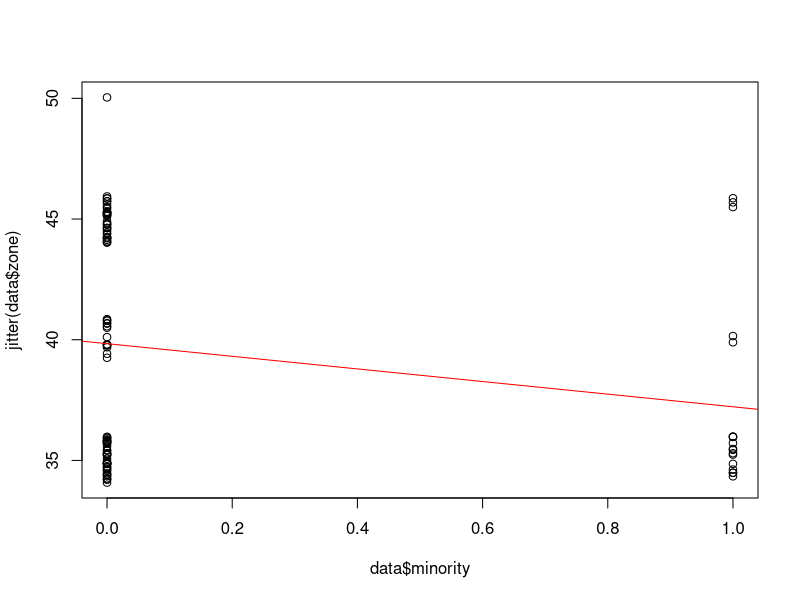
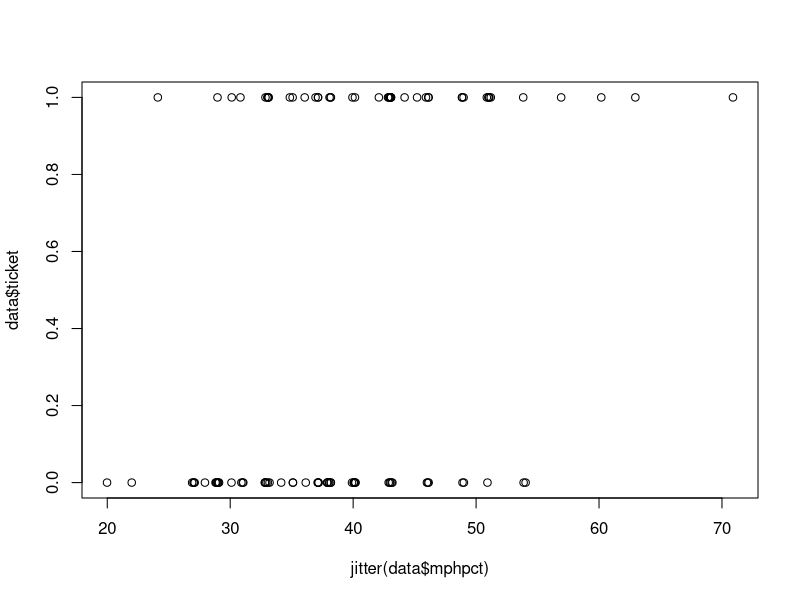
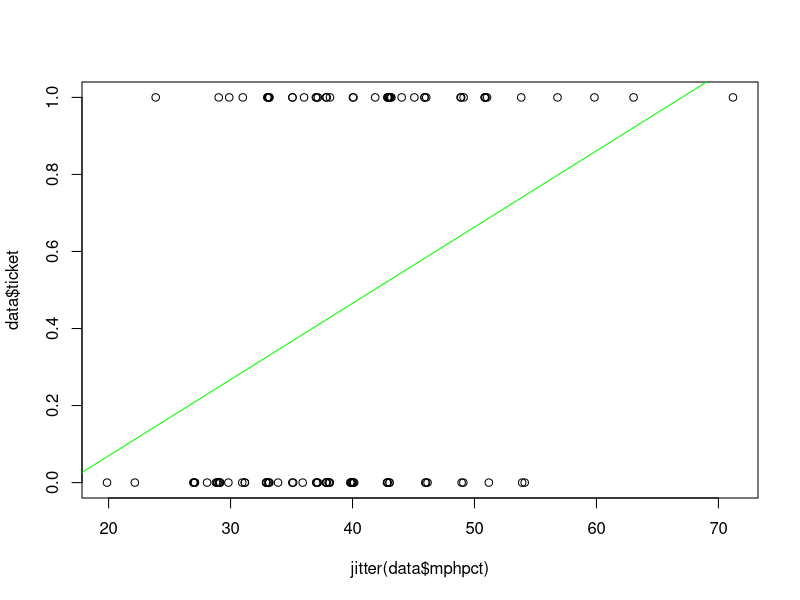
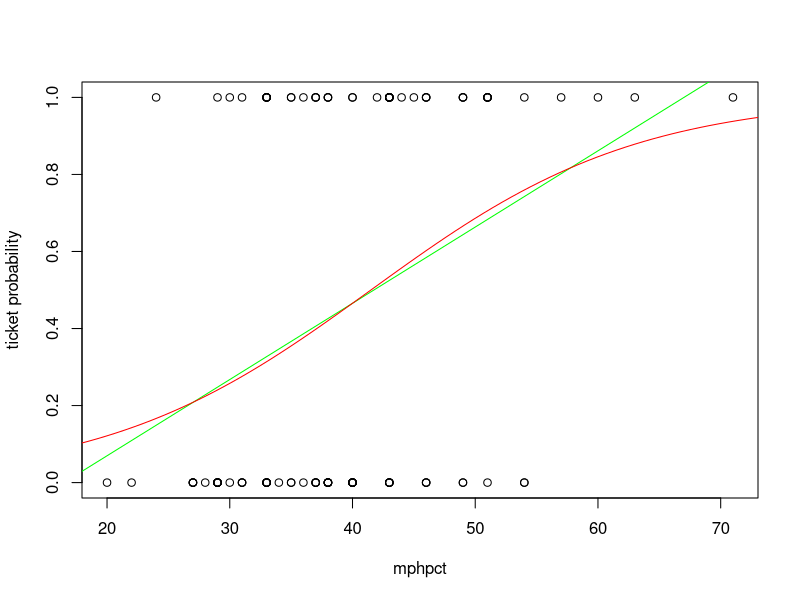
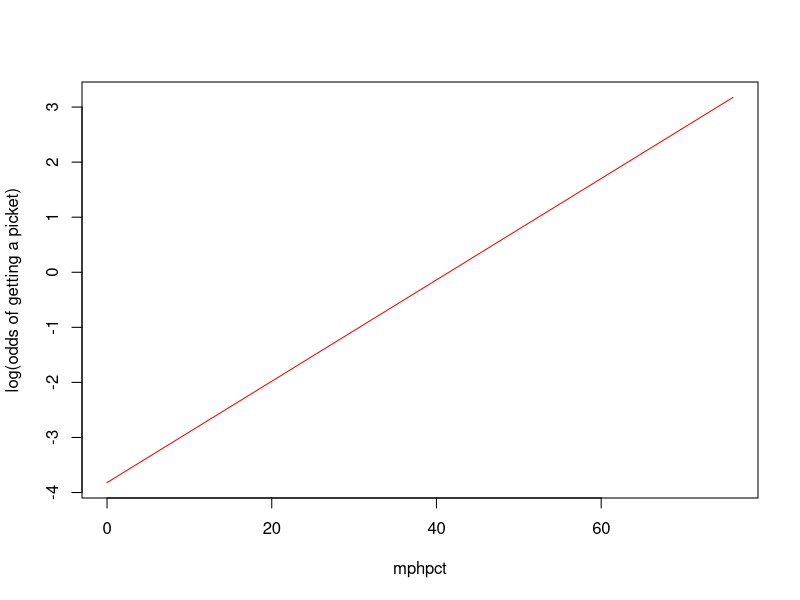
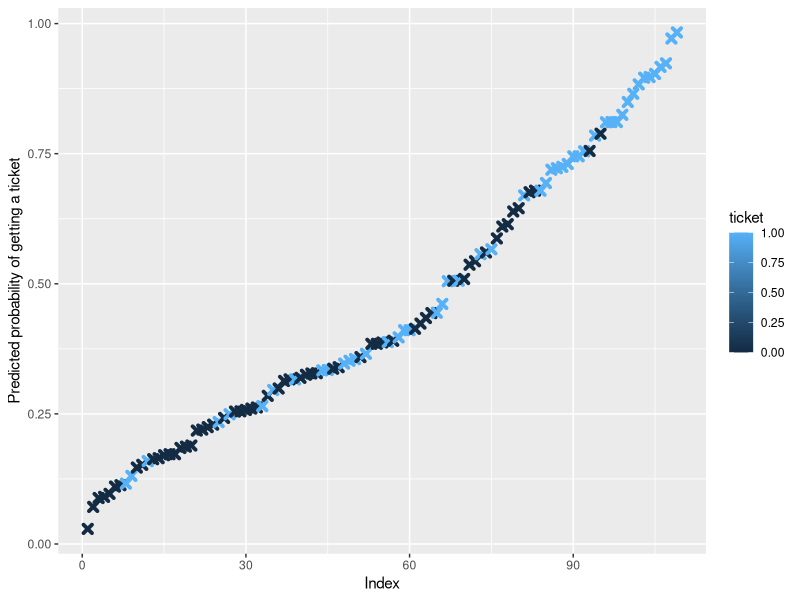

R code for these plots, in order:
## ---- chunk 1
library(readr)
library(dplyr)
library(tidyr)
library(ggplot2)
## ---- chunk 2
data <- read_csv('data/boston.csv')
## ---- chunk 3
str(data)
## ---- chunk 4
data <- select(data, ticket, day, mph, zone, mphover, mphpct, age, minority, female)
head(data)
## ---- chunk 5
apply(is.na(data), 2, which)
## ---- chunk 6
nrow(data)
data <- drop_na(data)
nrow(data)
## ---- chunk 7

data <- read_csv('data/boston.csv') %>%
  select(ticket,day,mph,zone,mphover,mphpct,age,minority,female) %>%
  drop_na()

summary(data)
## ---- chunk 8
xtabs(~ticket, data=data)
## ---- chunk 9
data %>%
  group_by(minority) %>%
  summarise(freq=n(),mean=mean(zone)) %>%
  round(., 2)

## ---- chunk 10
m.binary_independent <- lm(zone ~ minority, data=data)
plot(data$minority, jitter(data$zone))
abline(m.binary_independent, col="red")
## ---- chunk 11
summary(m.binary_independent)
## ---- chunk 12
plot(jitter(data$mphpct), data$ticket)
## ---- chunk 13
m.linear <- lm(ticket ~ mphpct, data=data)
summary(m.linear)
## ---- chunk 14
plot(jitter(data$mphpct), data$ticket)
abline(m.linear, col='green')
## ---- chunk 15
print(m.linear)
## ---- chunk 16
-0.326162 + 0.019792 * 71
## ---- chunk 17
# recreate our previous plot
plot(data$mphpct, data$ticket, xlab="mphpct", ylab="ticket probability")
m.linear <- lm(ticket ~ mphpct, data=data)
abline(m.linear, col='green')

# add logit function plot

# create a logistic regression model:
m.logistic <- glm(ticket ~ mphpct, data=data, family='binomial')

# create a list of 100 mphpct values between 0 and 5 more than our highest value:
plotData <- data.frame(mphpct=seq(0,max(data$mphpct) + 5, len=100))

# Us our model to add the predicted probability of getting a ticket for those mphpct values:
plotData$ticket = predict(m.logistic, newdata=plotData, type='response')

# plot it:
lines(ticket~mphpct, plotData, col='red')
## ---- chunk 18
# add log odds values to our plot data
plotData$ticketLogOdds = log(plotData$ticket / (1 - plotData$ticket))

# plot the log ods of getting a ticket ~ mphpct
plot(plotData$mphpct, plotData$ticketLogOdds, type="l", col="red", ylab="log(odds of getting a picket)", xlab="mphpct")
## ---- chunk 19
data %>%
  group_by(ticket) %>%
  summarise(freq=n(),prob=(n()/nrow(.)),odds=prob/(1-prob), logodds=log(odds)) %>%
  round(., 4)
## ---- chunk 20
m.null <- glm(ticket ~ 1, data=data, family='binomial')
summary(m.null)
## ---- chunk 21
exp(coef(m.null))
## ---- chunk 22
m.mphpct <- glm(ticket ~ mphpct, data=data, family='binomial')
summary(m.mphpct)
## ---- chunk 23
exp(coef(m.mphpct))
## ---- chunk 24
m.minority <- glm(ticket ~ minority, data=data, family='binomial')
summary(m.minority)
## ---- chunk 25
exp(coef(m.minority))
## ---- chunk 26
ll.null <- m.minority$null.deviance / -2
ll.proposed <- m.minority$deviance / -2
(ll.null - ll.proposed) / ll.null
## ---- chunk 27
1 - pchisq(2*(ll.proposed - ll.null), df=(length(m.minority$coefficients) - 1))
## ---- chunk 28
m.all <- glm(ticket ~ ., data=data, family='binomial')
summary(m.all)
## ---- chunk 29
m.best_predictions <- glm(ticket ~ minority + mphover + female + age, data=data, family=binomial)
summary(m.best_predictions)
## ---- chunk 30
ll.null <- m.best_predictions$null.deviance/-2
ll.proposed <- m.best_predictions$deviance/-2
(ll.null - ll.proposed) / ll.null
## ---- chunk 31
1 - pchisq(2*(ll.proposed - ll.null), df=(length(m.best_predictions$coefficients) - 1))
## ---- chunk 32
predicted.data <- data.frame(
  probability = m.best_predictions$fitted.values,
  ticket=data$ticket)

predicted.data <- predicted.data[
  order(predicted.data$probability, decreasing=FALSE),]
predicted.data$rank <- 1:nrow(predicted.data)

ggplot(data=predicted.data, aes(x=rank, y=probability)) +
  geom_point(aes(color=ticket), alpha=1, shape=4, stroke=2) +
  xlab("Index") +
  ylab("Predicted probability of getting a ticket")
